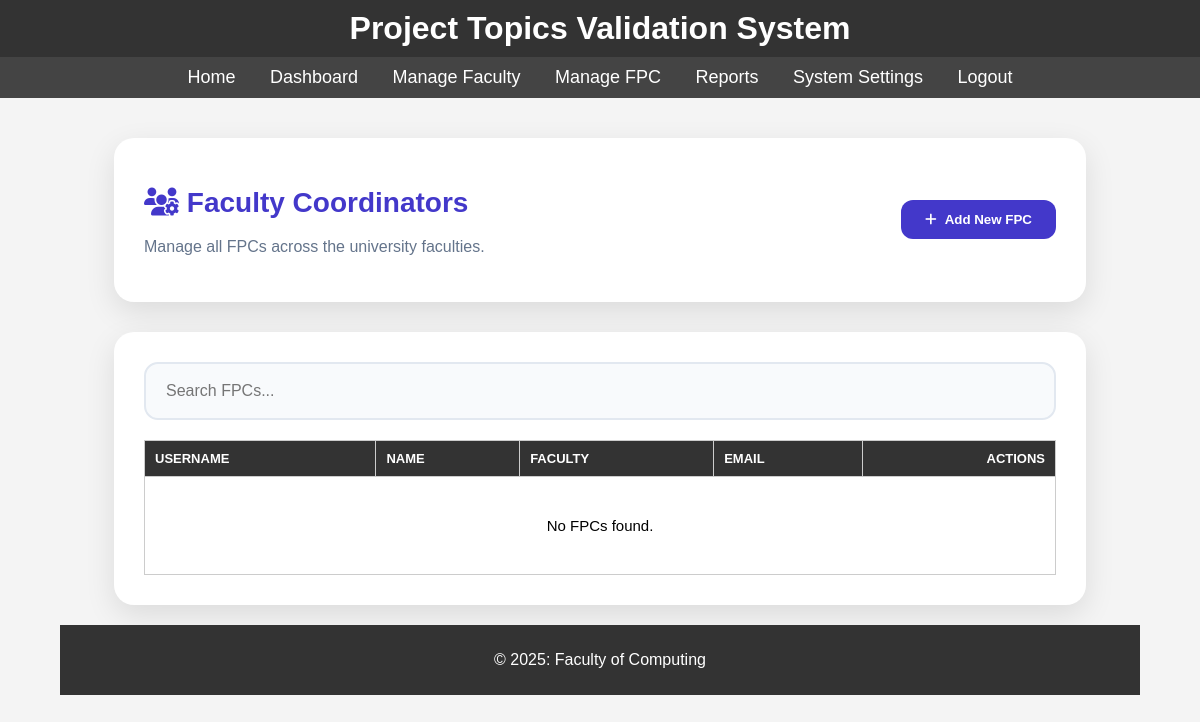
The app's page /super_admin/sa_manage_fpc.php (signed in), older data.
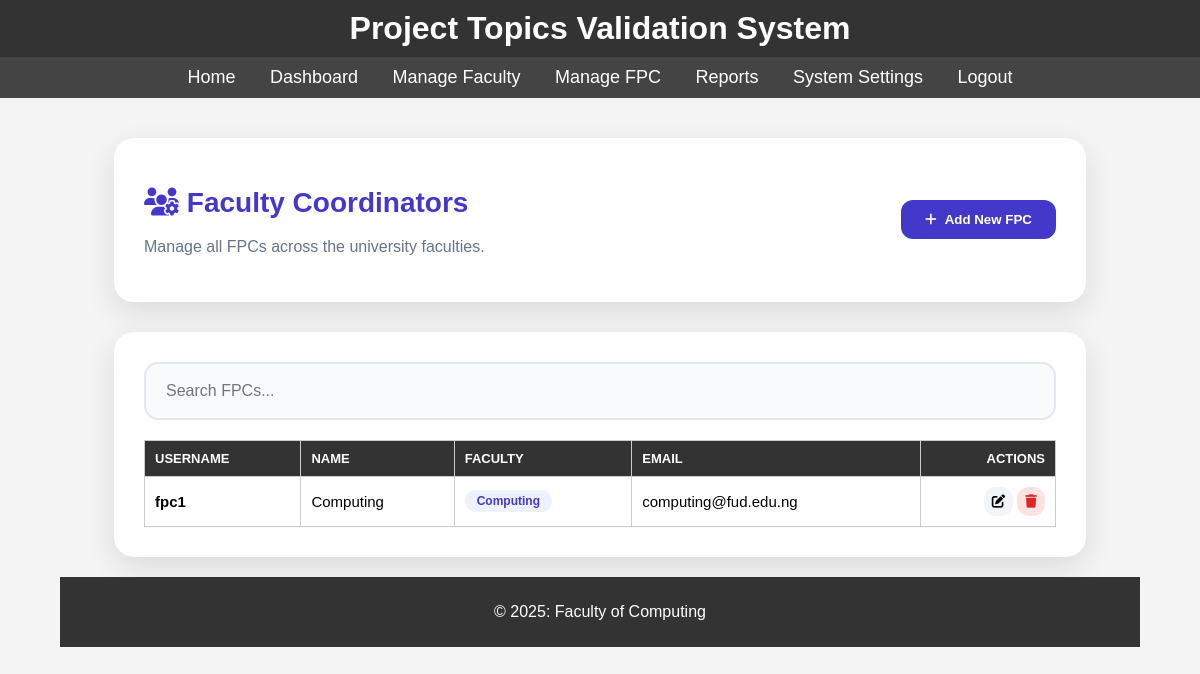
The same page, newer data.
### tables this page shows
CREATE TABLE `users` (
  `id` int(11) NOT NULL,
  `username` varchar(50) NOT NULL,
  `password` varchar(255) NOT NULL,
  `role` enum('stu','dpc','fpc','sup','admin','lib') DEFAULT NULL,
  `name` varchar(100) DEFAULT NULL,
  `email` varchar(100) DEFAULT NULL,
  `faculty_id` int(11) NOT NULL,
  `department` varchar(100) DEFAULT NULL,
  `is_active` tinyint(1) DEFAULT 1,
  `first_login` datetime DEFAULT NULL,
  `password_changed` varchar(50) DEFAULT NULL,
  `session` varchar(255) DEFAULT NULL,
  `created_at` timestamp NOT NULL DEFAULT current_timestamp() ON UPDATE current_timestamp()
);

CREATE TABLE `faculty` (
  `id` int(11) NOT NULL,
  `faculty` varchar(100) NOT NULL
);

### super_admin/sa_manage_fpc.php (the view, shortened to what this page needs)
<?php
include __DIR__ . '/../includes/db.php';
$search = $_GET['search'] ?? '';
$query = "SELECT u.*, f.faculty as faculty_name FROM users u JOIN faculty f ON u.faculty_id = f.id WHERE u.role = 'fpc'";
$stmt = $conn->prepare($query);
$stmt->execute();
$fpcs = $stmt->fetchAll(PDO::FETCH_ASSOC);
?>
<!DOCTYPE html>
<html lang="en">
<head>
    <link rel="stylesheet" href="https://cdnjs.cloudflare.com/ajax/libs/font-awesome/6.4.0/css/all.min.css">
</head>
<body>
    <?php include_once __DIR__ . '/../includes/header.php'; ?>
    <div class="container">
        <div class="header">
            <div>
                <h1><i class="fas fa-users-cog"></i> Faculty Coordinators</h1>
                <p style="color: #64748b; margin-top: 5px;">Manage all FPCs across the university faculties.</p>
            </div>
            <button class="btn btn-primary" onclick="openAddModal()">
                <i class="fas fa-plus"></i> Add New FPC
            </button>
        </div>
        <div class="main-card">
            <div style="margin-bottom: 20px;">
                <input type="text" id="search" class="form-control" placeholder="Search FPCs..." value="<?= htmlspecialchars($search) ?>" onkeyup="if(event.key==='Enter') window.location='?search='+this.value">
            </div>
            <table>
                <thead>
                    <tr>
                        <th>Username</th>
                        <th>Name</th>
                        <th>Faculty</th>
                        <th>Email</th>
                        <th style="text-align: right;">Actions</th>
                    </tr>
                </thead>
                <tbody>
                    <?php if (empty($fpcs)): ?>
                        <tr><td colspan="5" style="text-align: center; padding: 40px;">No FPCs found.</td></tr>
                    <?php else: ?>
                        <?php foreach ($fpcs as $f): ?>
                            <tr>
                                <td><strong><?= htmlspecialchars($f['username']) ?></strong></td>
                                <td><?= htmlspecialchars($f['name']) ?></td>
                                <td><span class="btn" style="background: #eef2ff; color: #4338ca; padding: 4px 12px; font-size: 12px;"><?= htmlspecialchars($f['faculty_name']) ?></span></td>
                                <td><?= htmlspecialchars($f['email']) ?></td>
                                <td style="text-align: right;">
                                    <button class="btn" style="background: #f1f5f9; padding: 8px;" onclick='openEditModal(<?= json_encode($f) ?>)'><i class="fas fa-edit"></i></button>
                                    <button class="btn" style="background: #fee2e2; color: var(--danger); padding: 8px;" onclick="delFPC(<?= $f['id'] ?>)"><i class="fas fa-trash"></i></button>
                                </td>
                            </tr>
                        <?php endforeach; ?>
                    <?php endif; ?>
                </tbody>
            </table>
        </div>
    </div>
    <?php include_once __DIR__ . '/../includes/footer.php'; ?>
</body>
</html>

### includes/header.php (shortened to what this page needs)
<!DOCTYPE html>
<html lang="en">
<head>
    <link rel="stylesheet" href="../assets/css/styles.css">
</head>
<body>
    <header>
        <h1>Project Topics Validation System</h1>
    </header>
    <nav>
        <a href="index.php">Home</a>
        <?php if (isset($_SESSION['role'])): ?>
            <?php if ($_SESSION['role'] === 'fpc'): ?>
                <a href="index.php">Dashboard</a>
                <a href="fpc_manage_departments.php">Manage Departments</a>
                <a href="fpc_manage_dpc.php">Manage DPC</a>
                <a href="fpc_manage_topics.php">Manage Topics</a>
                <a href="fpc_view_past_projects.php">Past Projects</a>
                <a href="fpc_reports.php">Reports</a>
            <?php elseif ($_SESSION['role'] === 'admin'): ?>
                <a href="index.php">Dashboard</a>
                <a href="sa_manage_faculties.php">Manage Faculty</a>
                <a href="sa_manage_fpc.php">Manage FPC</a>
                <a href="sa_reports.php">Reports</a>
                <a href="sa_settings.php">System Settings</a>
            <?php elseif ($_SESSION['role'] === 'lib'): ?>
                <a href="index.php">Dashboard</a>
                <a href="lib_manage_projects.php">Project Repository</a>
                <a href="lib_generate_reports.php">Statistics</a>
            <?php endif; ?>
            <a href="<?php echo PROJECT_ROOT; ?>index.php?logout=1">Logout</a>
        <?php endif; ?>
    </nav>
    <div class="container">

### includes/footer.php
<footer>
    <div class="footer-content">
        <p>© 2025: Faculty of Computing</p>
    </div>
</footer>

### assets/css/styles.css (style rules this page uses)
body { font-family: Arial, sans-serif; margin: 0; padding: 0; background-color: #f4f4f4; display: flex; flex-direction: column; min-height: 100vh; }
.container { width: 90%; max-width: 1200px; margin: 0 auto; padding: 20px; flex: 1; }
header { background-color: #333; color: #fff; padding: 10px 0; text-align: center; }
header h1 { margin: 0; }
nav { background-color: #444; padding: 10px; text-align: center; }
nav a { color: #fff; text-decoration: none; margin: 0 15px; font-size: 18px; }
table { width: 100%; border-collapse: collapse; margin-top: 20px; }
table th, table td { padding: 10px; border: 1px solid #ccc; text-align: left; }
table th { background-color: #333; color: #fff; }
footer { background-color: #333; color: #fff; text-align: center; padding: 10px 0; margin-top: auto; }
.footer-content { max-width: 1200px; margin: 0 auto; padding: 0 20px; }

### super_admin/sa_manage_fpc.php (style rules this page uses)
:root { --primary: #4338ca; --secondary: #db2777; --success: #059669; --danger: #dc2626; --glass: rgba(255, 255, 255, 0.95); }
body { font-family: 'Outfit', sans-serif; background: #f1f5f9; padding: 20px; }
.container { max-width: 1200px; margin: 0 auto; }
.header { background: white; padding: 30px; border-radius: 20px; box-shadow: 0 10px 30px rgba(0,0,0,0.1); margin-bottom: 30px; display: flex; justify-content: space-between; align-items: center; }
.header h1 { color: var(--primary); font-size: 28px; }
.main-card { background: white; padding: 30px; border-radius: 20px; box-shadow: 0 10px 30px rgba(0,0,0,0.1); }
.btn { padding: 12px 24px; border-radius: 12px; border: none; font-weight: 600; cursor: pointer; transition: 0.3s; display: inline-flex; align-items: center; gap: 8px; }
.btn-primary { background: var(--primary); color: white; }
table { width: 100%; border-collapse: collapse; margin-top: 20px; }
th { text-align: left; padding: 15px; background: #f8fafc; color: #64748b; text-transform: uppercase; font-size: 13px; }
td { padding: 15px; border-bottom: 1px solid #e2e8f0; font-size: 15px; }
.form-control { width: 100%; padding: 18px 20px; border: 2px solid #e2e8f0; border-radius: 14px; font-family: inherit; box-sizing: border-box; font-size: 16px; transition: all 0.3s cubic-bezier(0.4, 0, 0.2, 1); background-color: #f8fafc; color: #1e293b; }

Row changes from the older to the newer data that the page shows:
added users: username "fpc1", name "Computing", faculty.faculty "Computing", email "computing@fud.edu.ng"
Text that changed along with them:
text no longer shown: "No FPCs found."
